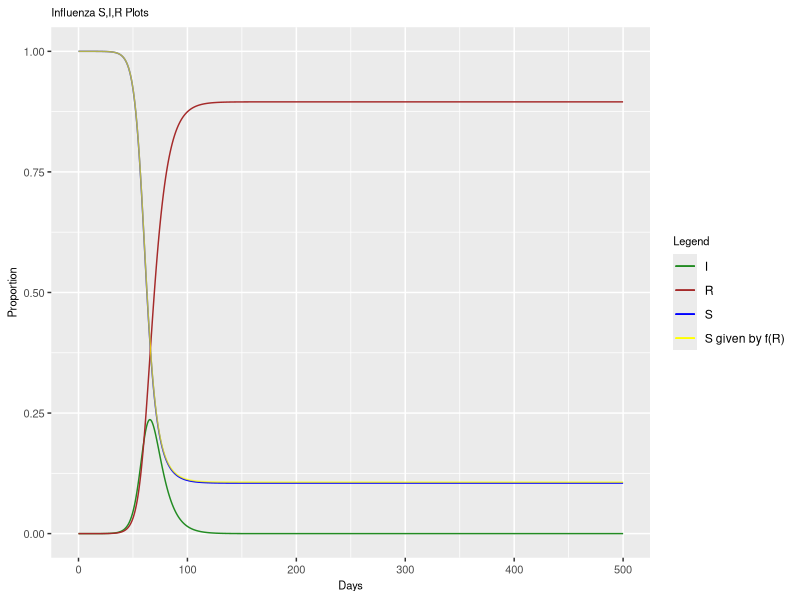
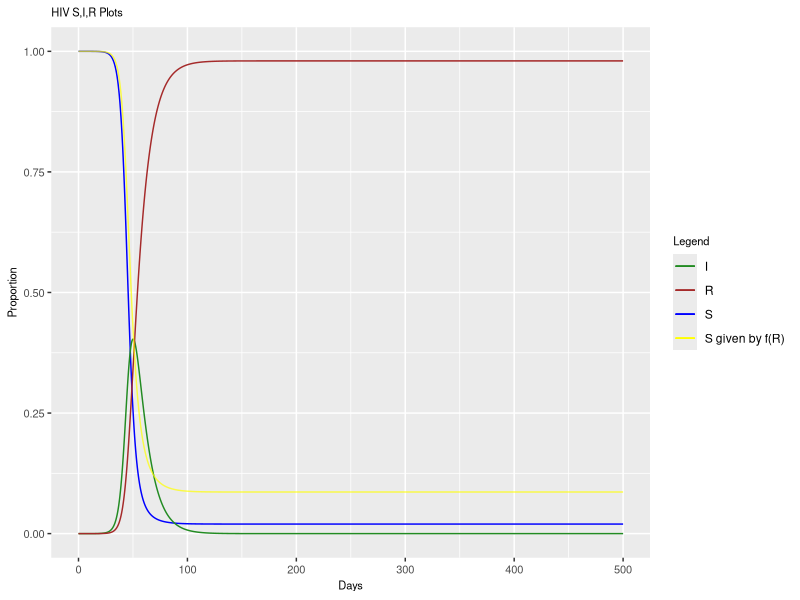
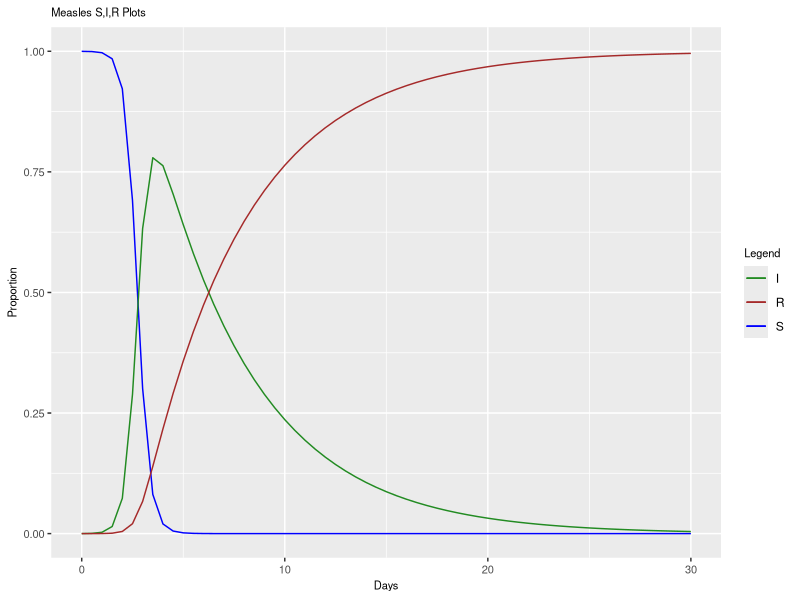

The R script that drew these images, in order:
## ---- chunk 1
knitr::opts_chunk$set(echo = TRUE)
library(tidyverse)
library(deSolve)
## ---- chunk 2
SIR.model <- function(t, b, g){
	require(deSolve)
	init <- c(S=1-1e-6,I=1e-6,R=0) 
	parameters <- c(bet=b,gamm=g) 
	time <- seq(0,t,by=t/(2*length(1:t))) 
	
	eqn <- function(time,state,parameters){ 
	with(as.list(c(state,parameters)),{ 
		dS <- -bet*S*I 
		dI <- bet*S*I-gamm*I 
		dR <- gamm*I 
	  return(list(c(dS,dI,dR)))})
	}
	
	out<-ode(y=init,times=time,eqn,parms=parameters) 
	out.df<-as.data.frame(out)
}
## ---- chunk 3
influenzaOutput <- SIR.model(500, 0.36, 1/7)
influenzaOutput$SR <- (1- 1e-6)* exp(-2.5*influenzaOutput$R)

ggplot(influenzaOutput) +
  geom_line(aes(influenzaOutput$time, influenzaOutput$S, color = 'S'), show.legend = TRUE) +
  geom_line(aes(influenzaOutput$time, influenzaOutput$I, color = 'I'), show.legend = TRUE) +
  geom_line(aes(influenzaOutput$time, influenzaOutput$R, color = 'R'), show.legend = TRUE) +
  geom_line(aes(influenzaOutput$time, influenzaOutput$SR,  color = 'S given by f(R)'), alpha = .7, show.legend = TRUE) +
  xlab('Days') +
  ylab('Proportion') +
  ggtitle('Influenza S,I,R Plots') +
  scale_colour_manual("Legend", values = c("forestgreen", "brown", 'blue', 'yellow')) +
  theme(
    plot.title = element_text(size = 8),
    axis.title = element_text(size = 8),
    axis.text = element_text(size = 8),
    legend.title = element_text(size = 8)
  )

## ---- chunk 4
hivOutput <- SIR.model(500, 0.4, 1/10)
hivOutput$SR <- (1- 1e-6)* exp(-2.5*hivOutput$R)

ggplot(hivOutput) +
  geom_line(aes(hivOutput$time, hivOutput$S, color = 'S'), show.legend = TRUE) +
  geom_line(aes(hivOutput$time, hivOutput$I, color = 'I'), show.legend = TRUE) +
  geom_line(aes(hivOutput$time, hivOutput$R, color = 'R'), show.legend = TRUE) +
  geom_line(aes(hivOutput$time, hivOutput$SR,  color = 'S given by f(R)'), alpha = .7, show.legend = TRUE) +
  xlab('Days') +
  ylab('Proportion') +
  ggtitle('HIV S,I,R Plots') +
  scale_colour_manual("Legend", values = c("forestgreen", "brown", 'blue', 'yellow')) +
  theme(
    plot.title = element_text(size = 8),
    axis.title = element_text(size = 8),
    axis.text = element_text(size = 8),
    legend.title = element_text(size = 8)
  )

## ---- chunk 5
SIR.RKmodel <- function(t, r, g){
	require(deSolve)
	init <- c(R=0) 
	parameters <- c(rnot=r,gamm=g) 
	time <- seq(0,t,by=t/(2*length(1:t))) 
	eqn <- function(time,state,parameters){ 
	with(as.list(c(state,parameters)),{ 
		dR <- gamm*(1-(0.9999*exp(-rnot*R)+R))
	  return(list(c(dR)))})
	}
	out<-rk4(y=init,times=time,eqn,parms=parameters) # use runge-kutta 4th order method
	out.df<-as.data.frame(out)
}

measlesOutput <- SIR.RKmodel(30, 18, 1/5)
measlesOutput$S <- (0.9999)*exp(-18*measlesOutput$R)
measlesOutput$I <- 1-measlesOutput$R-measlesOutput$S

print(
  paste('People recovered after 10 days:',
  as.numeric(filter(measlesOutput, time == 10) %>% 
  select(R)*1e5))
  )

print(
  paste('People recovered after 5 days:',
  as.numeric(filter(measlesOutput, time == 5) %>% 
  select(R)*1e5))
  )


ggplot(measlesOutput) +
  geom_line(aes(measlesOutput$time, measlesOutput$S, color = 'S'), show.legend = TRUE) +
  geom_line(aes(measlesOutput$time, measlesOutput$I, color = 'I'), show.legend = TRUE) +
  geom_line(aes(measlesOutput$time, measlesOutput$R, color = 'R'), show.legend = TRUE) +
  xlab('Days') +
  ylab('Proportion') +
  ggtitle('Measles S,I,R Plots') +
  scale_colour_manual("Legend", values = c("forestgreen", "brown", 'blue')) +
  theme(
    plot.title = element_text(size = 8),
    axis.title = element_text(size = 8),
    axis.text = element_text(size = 8),
    legend.title = element_text(size = 8)
  )
